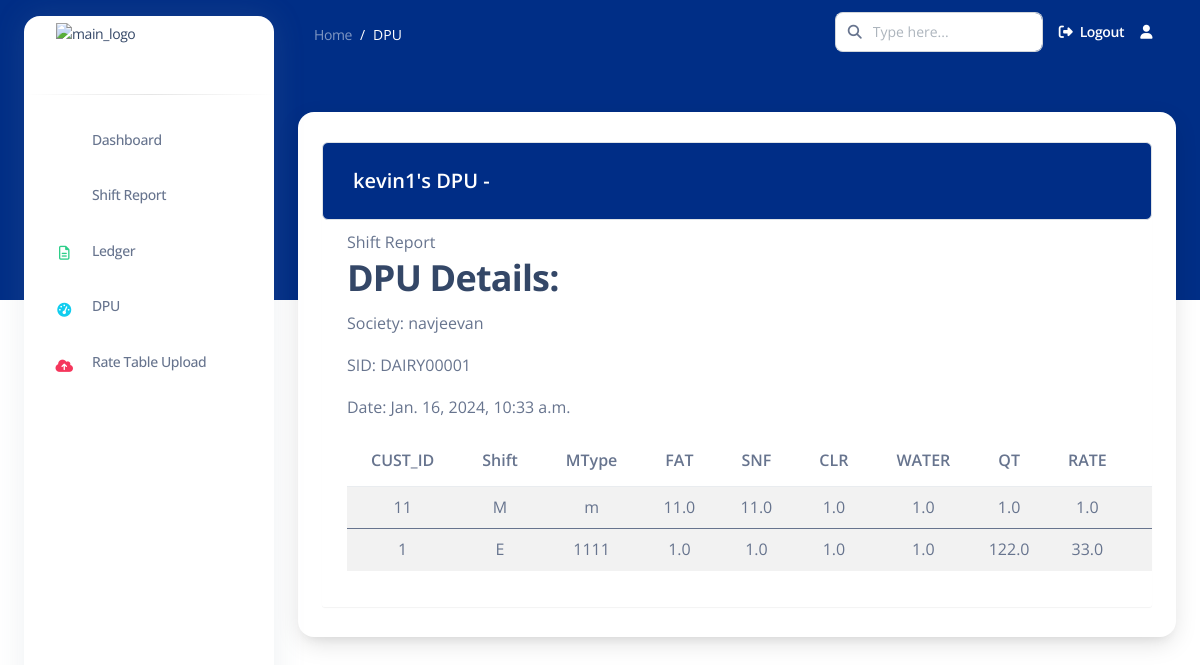
/dpudetails/DAIRY00001/, run on the app's committed database.
### apps/common/models.py (models this page shows, shortened)
class DPU(models.Model):
    user = models.ForeignKey(User, on_delete=models.CASCADE)
    location = models.CharField(max_length=255)
    st_id = models.CharField(max_length=50, unique=True, primary_key=True)  # Renamed from dpu_id to st_id
    society = models.CharField(max_length=255)
    mobile_number = models.CharField(max_length=15)
    owner = models.CharField(max_length=255)
    STATUS_CHOICES = [
        ('active', 'Active'),
        ('deactivated', 'Deactivated'),
    ]
    status = models.CharField(max_length=20, choices=STATUS_CHOICES, default='active')
    date = models.DateTimeField(auto_now_add=True)  # Automatically set on creation

class DREC(models.Model):
    REC_TYPE = models.CharField(max_length=255, default="", blank=True)
    SLIP_TYPE = models.IntegerField(null=True, default=None)
    ST_ID = models.ForeignKey(DPU, on_delete=models.CASCADE, related_name='drecs')  # Use ForeignKey instead of OneToOneField
    CUST_ID = models.IntegerField(null=True, default=None)
    TotalFileRecord = models.IntegerField(null=True, default=None)
    FlagEdited = models.CharField(max_length=255, default="", blank=True)
    MType = models.CharField(max_length=255,null=True, default=None)
    RecordingDate = models.DateField(null=True, default=None)
    SHIFT = models.CharField(max_length=255,null=True, default=None)
    FAT = models.FloatField(null=True, default=None)
    FAT_UNIT = models.CharField(max_length=255, default="", blank=True)
    SNF = models.FloatField(null=True, default=None)
    SNF_UNIT = models.CharField(max_length=255, default="", blank=True)
    CLR = models.FloatField(null=True, default=None)
    CLR_UNIT = models.CharField(max_length=255, default="", blank=True)
    WATER = models.FloatField(null=True, default=None)
    WATER_UNIT = models.CharField(max_length=255, default="", blank=True)
    QT = models.FloatField(null=True, default=None)
    QT_UNIT = models.CharField(max_length=255, default="", blank=True)
    RATE = models.FloatField(null=True, default=None)
    Amount = models.FloatField(null=True, default=None)
    CAmount = models.FloatField(null=True, default=None)
    CSR_NO = models.IntegerField(null=True, default=None)
    CREV = models.IntegerField(null=True, default=None)
    END_TAG = models.CharField(max_length=255, default="", blank=True)
    dpuid = models.CharField(max_length=255, default="", blank=True)

### apps/common/views.py (the view)
# urls.py: path('dpudetails/<str:dpuid>/', dpudetails, name='dpudetails'),
def dpudetails(request, dpuid):
    dpu = get_object_or_404(DPU, st_id=dpuid)
    drecs = dpu.drecs.all()  # Use the correct related name
    context = {
        'dpu': dpu,
        'drecs': drecs,
    }
    return render(request, 'common/dpudetails.html', context)

### templates/common/dpudetails.html (shortened to what this page needs)
{% extends 'base2.html' %}
{% load static %}
{% load crispy_forms_tags %}
{% block content %}
<nav class="navbar navbar-main navbar-expand-lg px-0 mx-4 shadow-none border-radius-xl " id="navbarBlur"
    data-scroll="false">
    <div class="container-fluid py-1 px-3">
        <nav aria-label="breadcrumb">
            <ol class="breadcrumb bg-transparent mb-0 pb-0 pt-1 px-0 me-sm-6 me-5">
                <li class="breadcrumb-item text-sm"><a class="opacity-5 text-white" href="">Home</a>
                </li>
                <li class="breadcrumb-item text-sm text-white active" aria-current="page">DPU</li>
            </ol>
        </nav>
        <div class="collapse navbar-collapse mt-sm-0 mt-2 me-md-0 me-sm-4" id="navbar">
            <div class="ms-md-auto pe-md-3 d-flex align-items-center">
                <div class="input-group">
                    <span class="input-group-text text-body"><i class="fas fa-search" aria-hidden="true"></i></span>
                    <input type="text" class="form-control" placeholder="Type here...">
                </div>
            </div>
            <ul class="navbar-nav  justify-content-end">
                <li class="nav-item d-flex align-items-center">
                    <a href="{% url 'logout' %}" class="nav-link text-white font-weight-bold px-0">
                        <i class="fa fa-sign-out me-sm-1"></i>
                        <span class="d-sm-inline d-none">Logout</span>
                    </a>
                </li>
                <li class="nav-item dropdown pe-2 px-3 d-flex align-items-center">
                    <a href="javascript:;" class="nav-link text-white p-0" id="dropdownMenuButton"
                        data-bs-toggle="dropdown" aria-expanded="false">
                        <i class="fa fa-user cursor-pointer"></i>
                    </a>
                </li>
            </ul>
        </div>
    </div>
</nav>
<div class="container-fluid mt-5">
    <div class="card o-hidden border-0 shadow-lg mt-5">
        <div class="container">
            <div class="table-wrapper table-responsive">
                <div class="table-title border rounded">
                    <div class="row">
                        <div class="col-sm-6">
                            <h5 class="text-white mt-2">{{ dpu.user.username }}'s DPU - {{ dpu.dpu_id }}</h5>
                        </div>
                    </div>
                </div>
                <table class="table table-striped table-hover rounded table-responsive">
                    <thead>
                        <h2>DPU Details:</h2>
                        <p>Society: {{ dpu.society }}</p>
                        <p>SID: {{ dpu.st_id }}</p>
                        <p>Date: {{ dpu.date }}</p>
                        <tr>
                            <th>CUST_ID </th>
                            <th>Shift</th>
                            <th>MType</th>
                            <th>FAT</th>
                            <th>SNF</th>
                            <th>CLR</th>
                            <th>WATER</th>
                            <th>QT</th>
                            <th>RATE</th>
                            <th>Amount</th>
                        </tr>
                    </thead>
                    {% for drec in drecs %}
                    <tbody>
                        <tr class="align-items-center text-align-center rounded">
                            <td>{{ drec.CUST_ID }}</td>
                            <td>{{ drec.SHIFT }}</td>
                            <td>{{ drec.MType }}</td>
                            <td>{{ drec.FAT }}</td>
                            <td>{{ drec.SNF }}</td>
                            <td>{{ drec.CLR }}</td>
                            <td>{{ drec.WATER }}</td>
                            <td>{{ drec.QT }}</td>
                            <td>{{ drec.RATE }}</td>
                            <td>{{ drec.Amount }}</td>
                        </tr>
                    </tbody>
                    {% endfor %}
                </table>
            </div>
        </div>
    </div>
</div>
{% endblock content %}

### templates/common/dpudetails.html (style rules this page uses)
.table-wrapper { background: #fff; padding: 20px 25px; margin: 30px 0; border-radius: 3px; box-shadow: 0 1px 1px rgba(0, 0, 0, .05); }
.table-title { padding-bottom: 1px; background: #002d86; color: #fff !important; padding: 16px 30px; margin: -20px -25px 10px; border-radius: 3px 3px 0 0; }
tr { text-align: center; }
td { padding: 1px; text-align: center; }

### data on the page
DPU: user.username "kevin1", society "navjeevan", st_id "DAIRY00001", date "Jan. 16, 2024, 10:33 a.m."
DREC: CUST_ID "11", SHIFT "M", MType "m", FAT "11.0", SNF "11.0", CLR "1.0", WATER "1.0", QT "1.0", RATE "1.0"
DREC: CUST_ID "1", SHIFT "E", MType "1111", FAT "1.0", SNF "1.0", CLR "1.0", WATER "1.0", QT "122.0", RATE "33.0"
